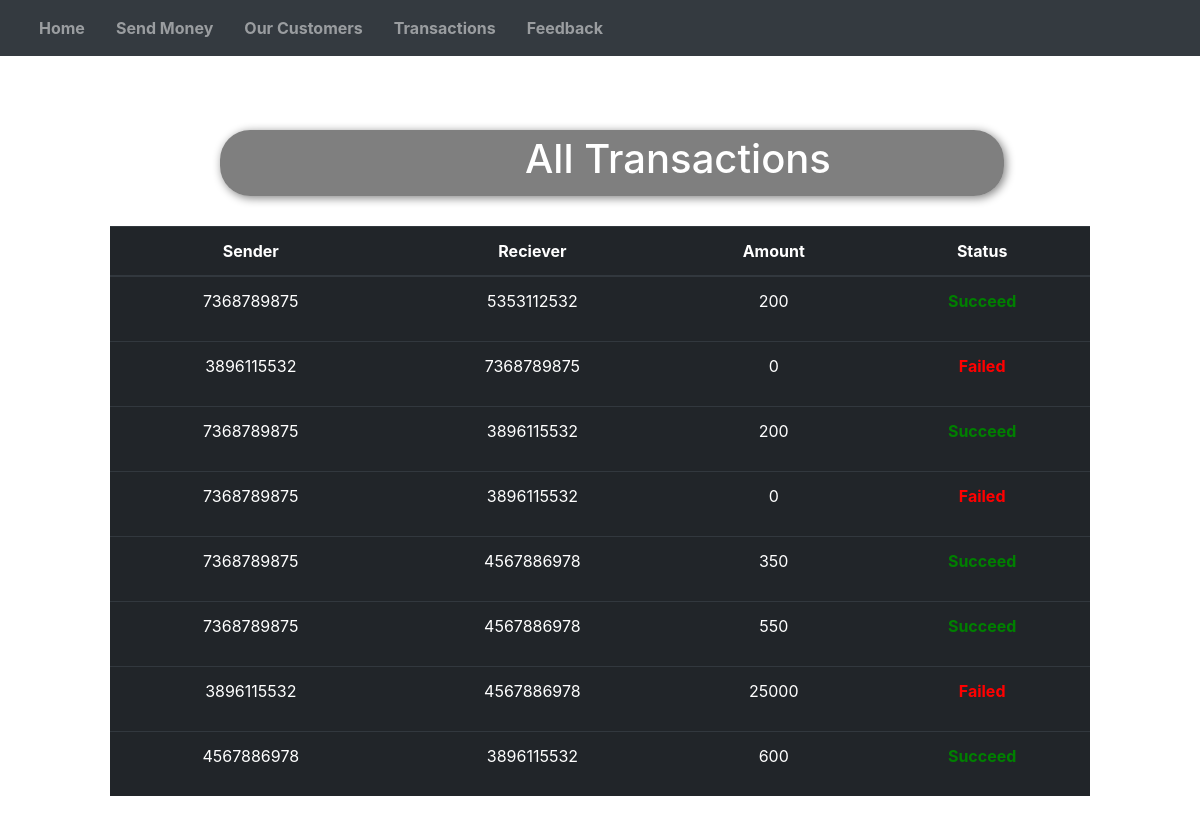
Screenshot of /transactions.php with the database file from the repository.
### tables this page shows
CREATE TABLE `transactions` (
  `id` int(11) NOT NULL,
  `sender` varchar(10) NOT NULL,
  `receiver` varchar(10) NOT NULL,
  `amount` bigint(20) NOT NULL,
  `status` varchar(10) NOT NULL
);

### transactions.php (the view, shortened to what this page needs)
<!doctype html>
<html lang="en">
<head>
    <link href="//maxcdn.bootstrapcdn.com/bootstrap/4.1.1/css/bootstrap.min.css" rel="stylesheet" id="bootstrap-css">
    <link rel="stylesheet" href="https://use.fontawesome.com/releases/v5.1.0/css/all.css"
>
</head>
<body style="background-image:url('statics/bank_bck.jpg');">
    <?php include 'progress_and_db.php'; ?>
    <nav class="navbar navbar-expand-lg navbar-dark bg-dark fixed fixed-top"
        style="font-family:Segoe UI', Tahoma, Geneva, Verdana, sans-serif; font-size:25px;">
        <div class="collapse navbar-collapse">
            <b>
                <ul class="navbar-nav ">
                    <li class="nav-item nav-links" style="margin-left:15px;">
                        <a class="nav-link text-nowrap" aria-current="page" href="index.php">Home</a>
                    </li>
                    <li class="nav-item" style="margin-left:15px; ">
                        <a class="nav-link text-nowrap" href="send_money.php">Send Money</a>
                    </li>
                    <li class="nav-item" style="margin-left:15px;">
                        <a class="nav-link text-nowrap" href="ourCustomers.php">Our Customers</a>
                    </li>
                    <li class="nav-item" style="margin-left:15px;">
                        <a class="nav-link text-nowrap" href="transactions.php">Transactions</a>
                    </li>
                    <li class="nav-item" style="margin-left:15px;">
                        <a class="nav-link text-nowrap" href="user_feedback.php">Feedback</a>
                    </li>
                </ul>
            </b>
        </div>
    </nav>
    <div>
        <div class="container" style="margin-top: 10%; padding:10px 80px 10px 80px; ">
            <div
                style="width:80%; background-color:rgba(0,0,0,.5); padding:5px 5px 5px 5px; border-radius:30px; box-shadow: 2px 2px 10px gray; margin-left:110px;">
                <h1 style=" color:white; margin-left:300px;">All Transactions</h1>
            </div>
            <?php
    $conn = mysqli_connect($servername, $username, $password, $database);
    if(!$conn){
        die("Connection not established: ".mysqli_connect_error());
    }else{
        $sql = "SELECT * FROM `transactions`";
        $result = mysqli_query($conn, $sql);
?>
            <table class="table table-dark" style="margin-top: 30px;">
                <thead>
                    <tr>
                        <th scope="col">Sender</th>
                        <th scope="col">Reciever</th>
                        <th scope="col">Amount</th>
                        <th scope="col">Status</th>
                    </tr>
                </thead>
                <?php
echo "<tbody>";
        while($row = mysqli_fetch_assoc($result)){
        if(!(empty($row['sender']) && empty($row['receiver']) && empty($row['amount'])))
            {echo    '
            <tr>
              <td>'.$row['sender'].'</td>
              <td>'.$row['receiver'].'</td>
              <td>'.$row['amount'].'</td>
              <td>'; ?> <?php if($row['status'] == "succeed"){echo '<b><p style="color:green;">Succeed</p></b>';}else{echo '<b><p style="color:red;">Failed</p></b>';} ?>
              <?php echo '</td>
              </tr>';}
    }
    }
    echo "</tbody>";
?>
        </div>
</div>
</body>
</html>

### transactions.php (style rules this page uses)
th, td { text-align: center; }

### rows the page displays
transactions: sender "7368789875", receiver "5353112532", amount "200", status "Succeed"
transactions: sender "3896115532", receiver "7368789875", amount "0", status "Failed"
transactions: sender "7368789875", receiver "3896115532", amount "200", status "Succeed"
transactions: sender "7368789875", receiver "3896115532", amount "0", status "Failed"
transactions: sender "7368789875", receiver "4567886978", amount "350", status "Succeed"
transactions: sender "7368789875", receiver "4567886978", amount "550", status "Succeed"
transactions: sender "3896115532", receiver "4567886978", amount "25000", status "Failed"
transactions: sender "4567886978", receiver "3896115532", amount "600", status "Succeed"
